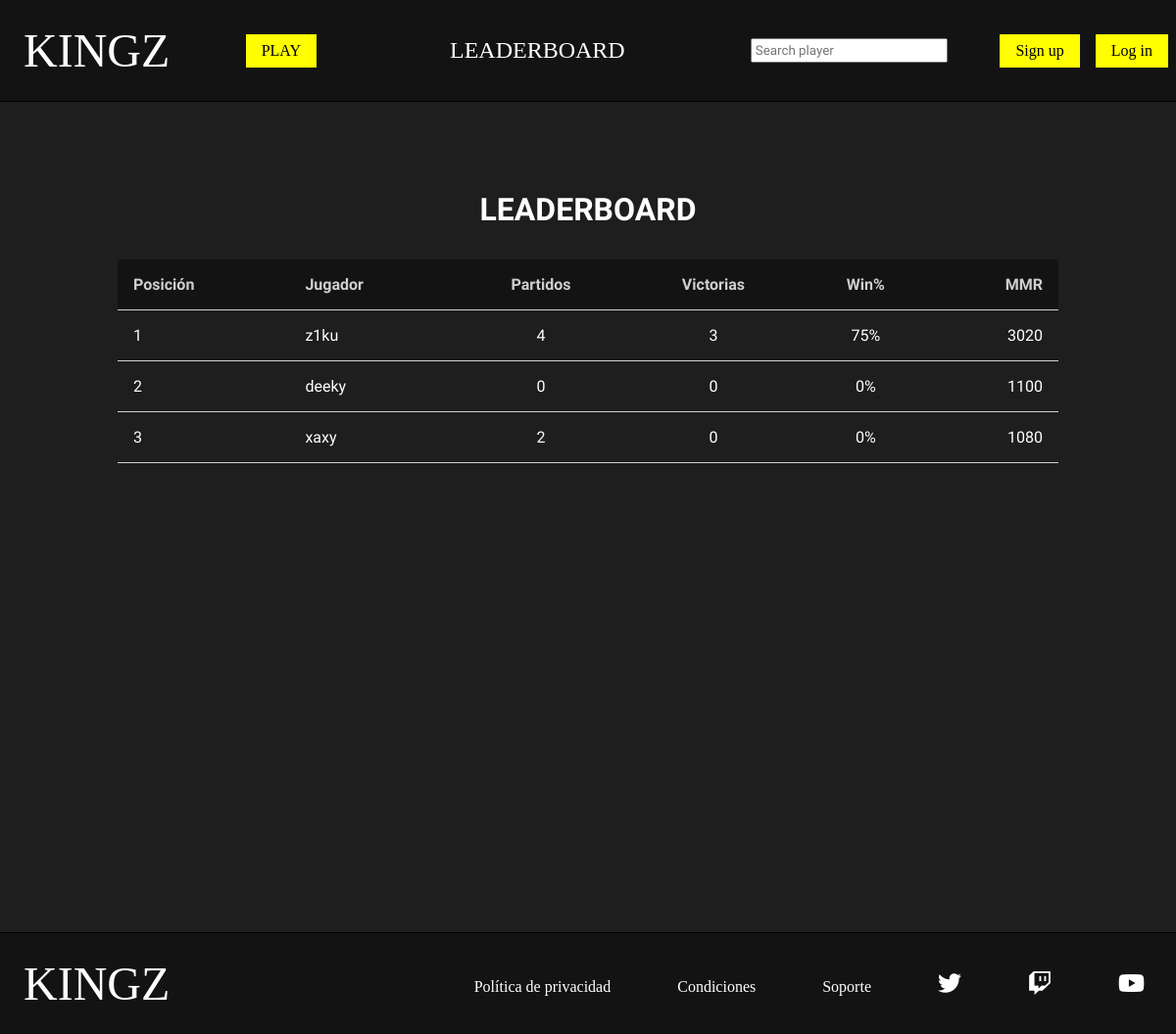
Page /php/leaderboard.php on the earlier database version.
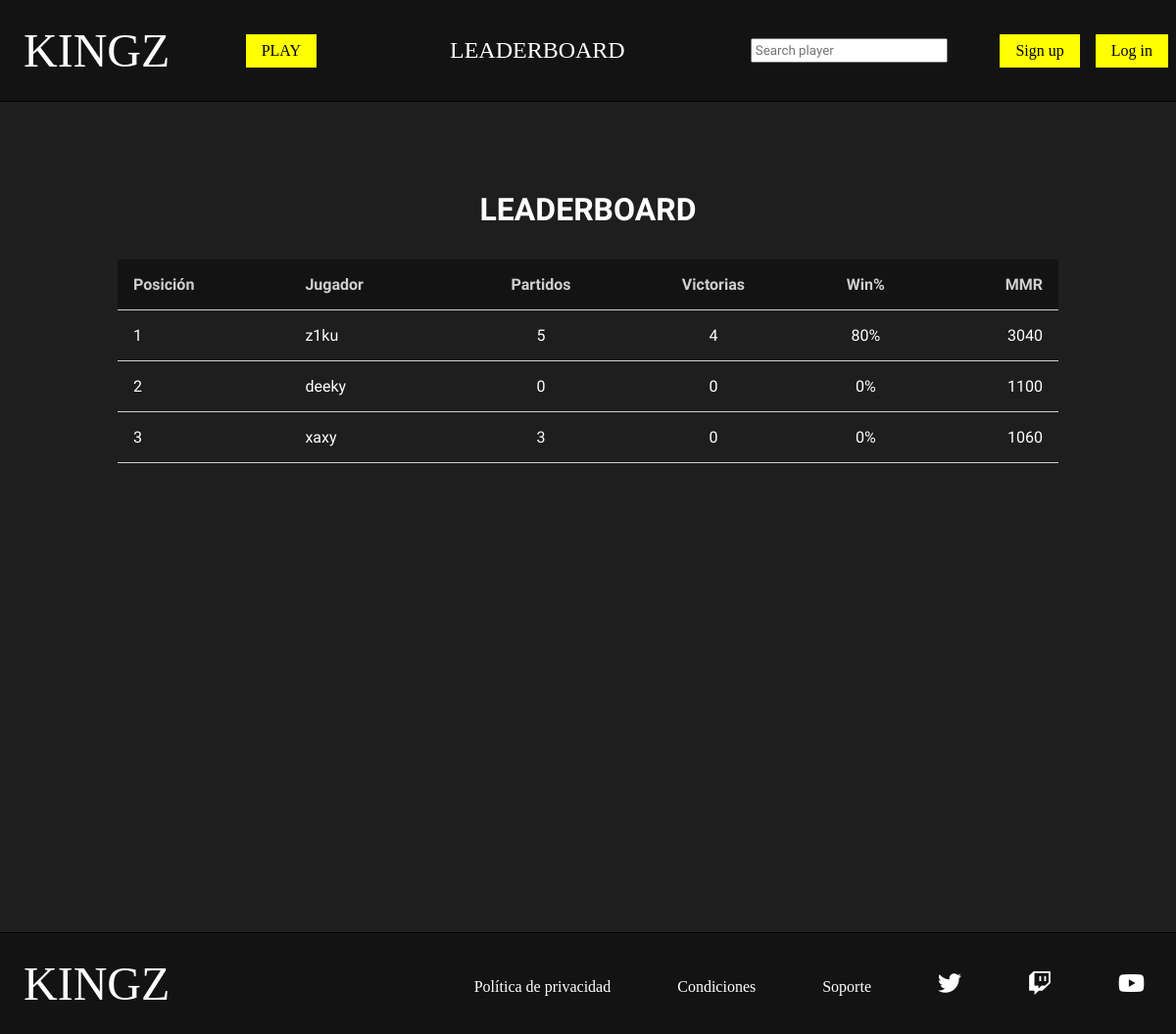
Same page on the later database version.
### tables this page shows
CREATE TABLE `usuario` (
  `id` bigint(20) UNSIGNED NOT NULL,
  `nick` varchar(20) NOT NULL,
  `pass` varchar(100) NOT NULL,
  `correo` varchar(50) DEFAULT NULL,
  `foto` varchar(50) DEFAULT NULL,
  `mmr` int(5) UNSIGNED DEFAULT NULL,
  `estado` tinyint(1) UNSIGNED DEFAULT NULL,
  `en_partida` tinyint(1) UNSIGNED DEFAULT NULL,
  `buscando` tinyint(1) UNSIGNED DEFAULT NULL
);

### php/leaderboard.php (the view, shortened to what this page needs)
<?php
    require_once "funciones.php";
?>
<!DOCTYPE html>
<html lang="en">
<head>
    <link rel="stylesheet" href="../css/estilos.css">
    <link rel="stylesheet" href="https://cdnjs.cloudflare.com/ajax/libs/font-awesome/6.2.0/css/all.min.css" />
</head>
<body>
    <?php
        if(isset($_SESSION['nick']) && isset($_SESSION['pass'])){
            $nick=$_SESSION['nick'];
            $pass=$_SESSION['pass'];
            $esAdmin=comprobarAdmin($nick,$pass);
            if($esAdmin){
                headerAdmin();
                $tipo_usu="admin";
            }else{
                headerPlayer();
                $tipo_usu="player";
            }
        }else{
            headerGuest();
            $tipo_usu="guest";
        }
    ?>
    <main>
        <section id="leaderboard" class="seccion">
            <h1>LEADERBOARD</h1>
            <table>
                <thead>
                    <tr>
                        <th>Posición</th>
                        <th>Jugador</th>
                        <th>Partidos</th>
                        <th>Victorias</th>
                        <th>Win%</th>
                        <th>MMR</th>
                    </tr>
                </thead>
                <tbody>
                    <?php
                        $jugadores=obtener_clasificacion();
                        if($jugadores!=null){
                            for($i=0;$i<count($jugadores);$i++){
                                $rank=obtener_rank_jugador($jugadores[$i]['id']);
                                $partidas_totales=partidas_totales($jugadores[$i]['id']);
                                $partidas_ganadas=partidas_ganadas($jugadores[$i]['id']);
                                if($partidas_totales>0){
                                    $win_rate=($partidas_ganadas/$partidas_totales) * 100;
                                }else{
                                    $win_rate=0;
                                }
                                $win_truncado = intval($win_rate);
                                echo '<tr>
                                    <td>'.$rank.'</td>
                                    <td><a href="ver_perfil.php?id_player='.$jugadores[$i]['id'].'">'.$jugadores[$i]['nick'].'</a></td>
                                    <td>'.$partidas_totales.'</td>
                                    <td>'.$partidas_ganadas.'</td>
                                    <td>'.$win_truncado.'%</td>
                                    <td>'.$jugadores[$i]['mmr'].'</td>
                                </tr>';
                            }
                        }
                    ?>
                </tbody>
            </table>
        </section>
    </main>
</body>
</html>

Differences in the rows shown:
changed usuario "z1ku": partidas_totales "4" → "5"; partidas_ganadas "3" → "4"; win_truncado "75" → "80"; mmr "3020" → "3040"
changed usuario "xaxy": id "2" → "3"; mmr "1080" → "1060"
